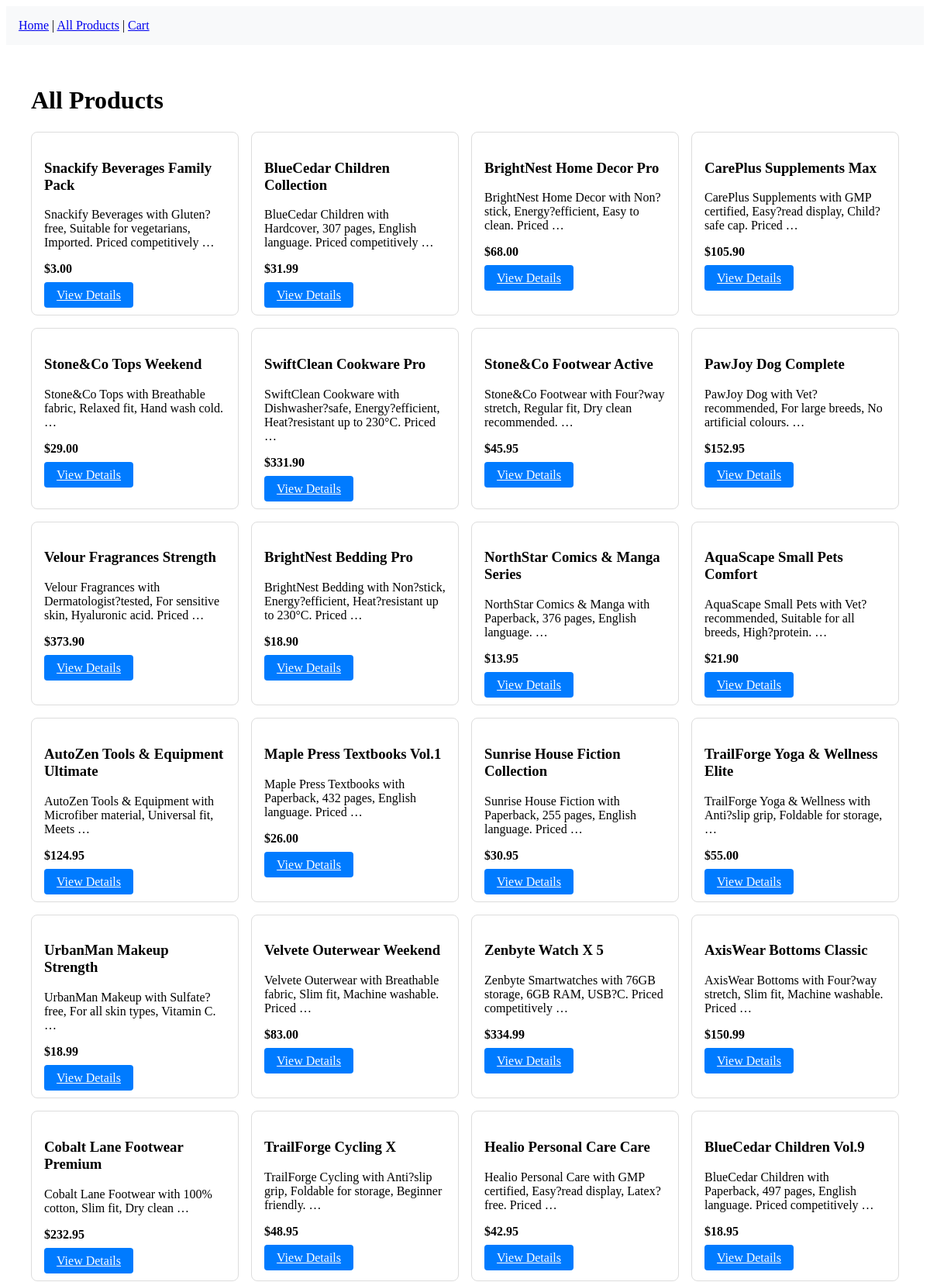
Screenshot of /products/ (upper part) with the database file from the repository.
### admin_panel/models.py (models this page shows, shortened)
class Product(models.Model):
    sku = models.CharField(max_length=50, unique=True,primary_key=True)
    product_name = models.CharField(max_length=255)
    description = models.TextField()
    unit_price = models.DecimalField(max_digits=10, decimal_places=2)
    product_rating = models.FloatField(default=0.0)
    quantity_on_hand = models.PositiveIntegerField(default=0)
    reorder_quantity = models.PositiveIntegerField(default=10)
    product_image = models.URLField(
        max_length=500,
        default='https://cdn.mmem.com.au/media/catalog/product/placeholder/default/product-image.jpg',
        help_text='Product image URL'
    )
    category = models.ForeignKey(
        Category,
        on_delete=models.SET_NULL,
        null=True,
        blank=True,
        related_name='products',
        help_text='Can be assigned to either main category or subcategory'
    )
    subcategory = models.ForeignKey(
        Category,
        on_delete=models.SET_NULL,
        null=True,
        blank=True,
        related_name='subcategory_products',
        help_text='Select a subcategory if applicable'
    )

### customer_website/views.py (the view)
# urls.py: path('products/', views.all_products, name='all_products'),
def all_products(request):
    from admin_panel.models import Product
    products = Product.objects.all()
    return render(request, 'customer_website/products.html', {
        'products': products
    })

### customer_website/templates/customer_website/products.html (shortened to what this page needs)
<!DOCTYPE html>
<html>
<head>
</head>
<body>
    <nav style="background: #f8f9fa; padding: 1rem;">
        <a href="{% url 'main_page' %}">Home</a> |
        <a href="{% url 'all_products' %}">All Products</a> |
        <a href="{% url 'cart' %}">Cart</a>
    </nav>
    <div class="container">
        <h1>All Products</h1>
        <div class="product-grid">
            {% for product in products %}
            <div class="product-card">
                <h3>{{ product.product_name }}</h3>
                <p>{{ product.description|truncatewords:10 }}</p>
                <p><strong>${{ product.unit_price }}</strong></p>
                <a href="{% url 'product_detail' product.sku %}" class="btn">View Details</a>
            </div>
            {% empty %}
            <p>No products available.</p>
            {% endfor %}
        </div>
    </div>
</body>
</html>

### customer_website/templates/customer_website/products.html (style rules this page uses)
.container { max-width: 1200px; margin: 0 auto; padding: 2rem; }
.product-grid { display: grid; grid-template-columns: repeat(4, 1fr); gap: 1rem; }
.product-card { border: 1px solid #ddd; padding: 1rem; border-radius: 8px; }
.btn { padding: 0.5rem 1rem; background: #007bff; color: white; border: none; border-radius: 4px; }

### rows the page displays
Product: product_name "Snackify Beverages Family Pack", description "Snackify Beverages with Gluten?free, Suitable for vegetarians, Imported. Priced competitively …", unit_price "3.00"
Product: product_name "BlueCedar Children Collection", description "BlueCedar Children with Hardcover, 307 pages, English language. Priced competitively …", unit_price "31.99"
Product: product_name "BrightNest Home Decor Pro", description "BrightNest Home Decor with Non?stick, Energy?efficient, Easy to clean. Priced …", unit_price "68.00"
Product: product_name "CarePlus Supplements Max", description "CarePlus Supplements with GMP certified, Easy?read display, Child?safe cap. Priced …", unit_price "105.90"
Product: product_name "Stone&Co Tops Weekend", description "Stone&Co Tops with Breathable fabric, Relaxed fit, Hand wash cold. …", unit_price "29.00"
Product: product_name "SwiftClean Cookware Pro", description "SwiftClean Cookware with Dishwasher?safe, Energy?efficient, Heat?resistant up to 230°C. Priced …", unit_price "331.90"
Product: product_name "Stone&Co Footwear Active", description "Stone&Co Footwear with Four?way stretch, Regular fit, Dry clean recommended. …", unit_price "45.95"
Product: product_name "PawJoy Dog Complete", description "PawJoy Dog with Vet?recommended, For large breeds, No artificial colours. …", unit_price "152.95"
Product: product_name "Velour Fragrances Strength", description "Velour Fragrances with Dermatologist?tested, For sensitive skin, Hyaluronic acid. Priced …", unit_price "373.90"
Product: product_name "BrightNest Bedding Pro", description "BrightNest Bedding with Non?stick, Energy?efficient, Heat?resistant up to 230°C. Priced …", unit_price "18.90"
Product: product_name "NorthStar Comics & Manga Series", description "NorthStar Comics & Manga with Paperback, 376 pages, English language. …", unit_price "13.95"
Product: product_name "AquaScape Small Pets Comfort", description "AquaScape Small Pets with Vet?recommended, Suitable for all breeds, High?protein. …", unit_price "21.90"
Product: product_name "AutoZen Tools & Equipment Ultimate", description "AutoZen Tools & Equipment with Microfiber material, Universal fit, Meets …", unit_price "124.95"
Product: product_name "Maple Press Textbooks Vol.1", description "Maple Press Textbooks with Paperback, 432 pages, English language. Priced …", unit_price "26.00"
Product: product_name "Sunrise House Fiction Collection", description "Sunrise House Fiction with Paperback, 255 pages, English language. Priced …", unit_price "30.95"
Product: product_name "TrailForge Yoga & Wellness Elite", description "TrailForge Yoga & Wellness with Anti?slip grip, Foldable for storage, …", unit_price "55.00"
Product: product_name "UrbanMan Makeup Strength", description "UrbanMan Makeup with Sulfate?free, For all skin types, Vitamin C. …", unit_price "18.99"
Product: product_name "Velvete Outerwear Weekend", description "Velvete Outerwear with Breathable fabric, Slim fit, Machine washable. Priced …", unit_price "83.00"
Product: product_name "Zenbyte Watch X 5", description "Zenbyte Smartwatches with 76GB storage, 6GB RAM, USB?C. Priced competitively …", unit_price "334.99"
Product: product_name "AxisWear Bottoms Classic", description "AxisWear Bottoms with Four?way stretch, Slim fit, Machine washable. Priced …", unit_price "150.99"
Product: product_name "Cobalt Lane Footwear Premium", description "Cobalt Lane Footwear with 100% cotton, Slim fit, Dry clean …", unit_price "232.95"
Product: product_name "TrailForge Cycling X", description "TrailForge Cycling with Anti?slip grip, Foldable for storage, Beginner friendly. …", unit_price "48.95"
Product: product_name "Healio Personal Care Care", description "Healio Personal Care with GMP certified, Easy?read display, Latex?free. Priced …", unit_price "42.95"
Product: product_name "BlueCedar Children Vol.9", description "BlueCedar Children with Paperback, 497 pages, English language. Priced competitively …", unit_price "18.95"
